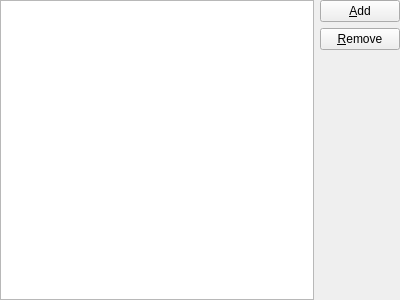
<?xml version="1.0" encoding="UTF-8"?>
<ui version="4.0">
 <class>CompilersWidget</class>
 <widget class="QWidget" name="CompilersWidget">
  <property name="geometry">
   <rect>
    <x>0</x>
    <y>0</y>
    <width>400</width>
    <height>300</height>
   </rect>
  </property>
  <layout class="QGridLayout" name="gridLayout">
   <property name="margin">
    <number>0</number>
   </property>
   <item row="0" column="1">
    <layout class="QVBoxLayout" name="verticalLayout">
     <item>
      <widget class="QPushButton" name="addButton">
       <property name="text">
        <string>&amp;Add</string>
       </property>
      </widget>
     </item>
     <item>
      <widget class="QPushButton" name="removeButton">
       <property name="text">
        <string>&amp;Remove</string>
       </property>
      </widget>
     </item>
     <item>
      <spacer name="verticalSpacer">
       <property name="orientation">
        <enum>Qt::Vertical</enum>
       </property>
       <property name="sizeHint" stdset="0">
        <size>
         <width>20</width>
         <height>40</height>
        </size>
       </property>
      </spacer>
     </item>
    </layout>
   </item>
   <item row="0" column="0">
    <widget class="QTreeView" name="compilers"/>
   </item>
  </layout>
 </widget>
 <resources/>
 <connections/>
</ui>
